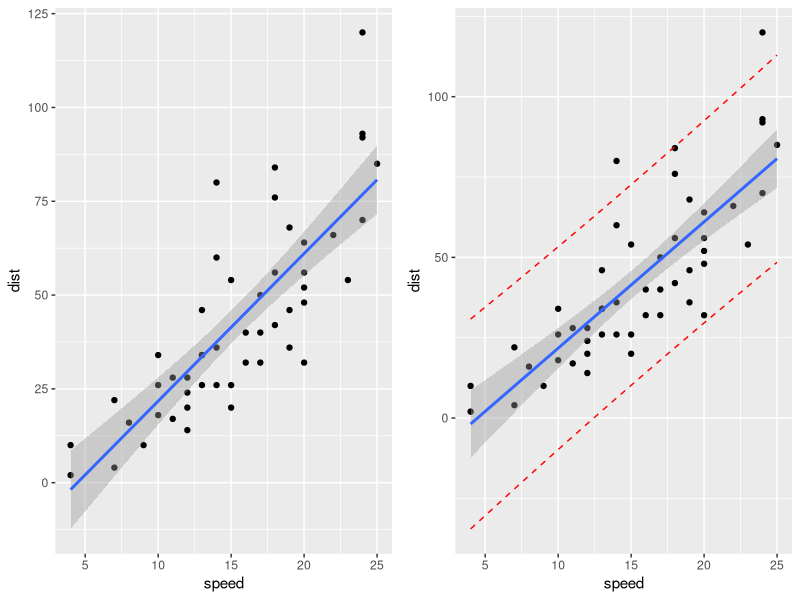

Source code (R):
# --------------------------------------------------------------
# Regression Analysis in R - How to visualise predict() function 
# --------------------------------------------------------------
# load libraries
library(mlbench)
library(gridExtra)
library(ggpubr)

# Visualise prediction with CI and PI
# 1. Build linear model 
data("cars", package = "datasets")
model <- lm(dist ~ speed, data = cars)

# 2. Add predictions 
pred.int <- predict(model, interval = "prediction")
mydata <- cbind(cars, pred.int)

# 3. Regression line + confidence intervals
library("ggplot2")
p1 <- ggplot(mydata, aes(speed, dist)) +
  geom_point() +
  stat_smooth(method = lm)

# 4. Add prediction intervals
p2 <- p1 + geom_line(aes(y = lwr), color = "red", linetype = "dashed")+
  geom_line(aes(y = upr), color = "red", linetype = "dashed")
# plot
grid.arrange(p1,p2, nrow=1)
